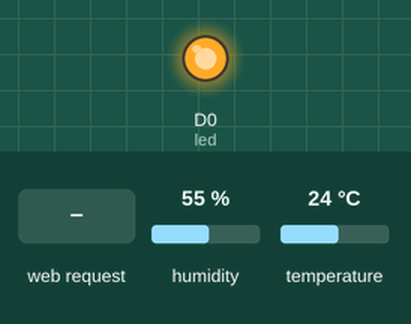
This sketch was run on a simulated ESP8266 (NodeMCU). Shown: output pins drawn as LEDs (lit = HIGH). Inputs (shaded band) come from the test bench; at power-on: humidity 55 %, temperature 24 °C. WiFi joins after 1.5 s; servers stay silent unless stated; what the sketch prints to the serial monitor is not drawn.

Above: at 2.7 s.
2.8 s: HTTP request GET /ledOn received
At 3.6 s:
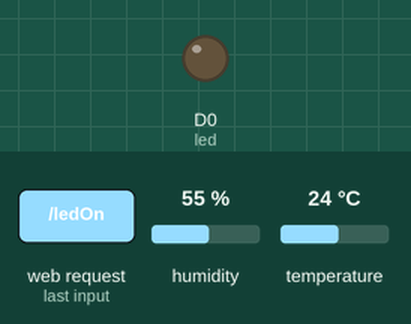
4.3 s: HTTP request GET /ledOff received
At 4.7 s:
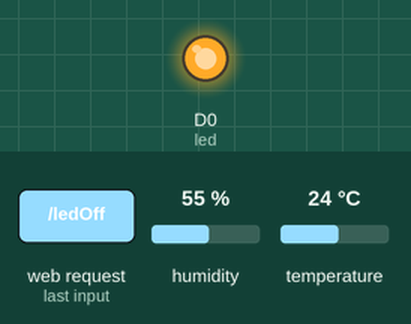
Timing chart, 0 to 7.3 s (numbered marks = the images above; inputs shaded):
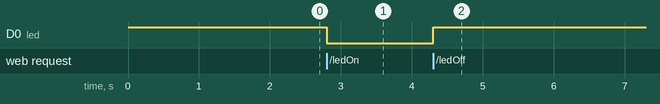

The sketch:

webs.ino
```cpp
#include <ESP8266WiFi.h>
#include <WiFiClient.h>
#include <ESP8266WebServer.h>
#include <ESP8266mDNS.h>
#include <SPI.h>
#include <SD.h>
#include "DHT.h"

const char *ssid = "Isi SSID Wifi Anda";
const char *password = "Isi Passwd Wifi Anda";

ESP8266WebServer server ( 80 );

// Setting Pin DHT dan Type DHT
DHT dht(D2, DHT11);

//Led Default/Bawaan ESP8266 V2
const int led = D0;

// Rata-rata pembacaan sensor DHT
float avgH;
float avgT;
float avgHif;

unsigned long lmil = 0;
const char main_page[] = R"=====(
<html>
  <head>
    <link rel="stylesheet" href="https://www.w3schools.com/w3css/4/w3.css">
    <meta name="viewport" content="width=device-width, initial-scale=1">
    <script src="https://code.highcharts.com/highcharts.js"></script>
    <title>ESP8266 DHT11 Monitor</title>
    <style>
      body { background-color: #D0D0D0; font-family: Arial, Helvetica, Sans-Serif; Color: #000088; }
    </style>
  </head>
  <body>
    <h4 id="time_hw" style="background-color: #008CBA;padding:5px;margin:2px;border-radius:5px;display: inline-block;color:#ffffff">HardWare Uptime : </h4><br>
    <div id="stattemp"></div>
    <div class="w3-light-grey">
      <div id="tempbar" class="w3-green w3-round-large w3-center" style="height:24px;width:0"></div>
    </div>
    <div id="stathum"></div>
    <div class="w3-light-grey">
      <div id="humbar" class="w3-blue w3-round-large w3-center" style="height:24px;width:0"></div>
    </div>
    <div id="statHif"></div>
    <div class="w3-light-grey">
      <div id="hifbar" class="w3-red w3-round-large w3-center" style="height:24px;width:0"></div>
    </div>
    <button id="btnclk" onclick="ledset(1)"  style="margin:5px;margin-left:10px">Led On</button>
    <button id="btnclk" onclick="ledset(0)"  style="margin:5px;margin-left:10px">Led Off</button>
    <p id="ledStatus" style="margin:10px">Led Status : OFF</p><br>

    <script>
       Highcharts.setOptions({
          global:{
            useUTC:false,
            timezone:"Asia/Jakarta",
            timezoneOffset:"+7"
         }
       })

      function ledset(code) {
        var xhttp = new XMLHttpRequest();
        xhttp.onreadystatechange = function() {
          if (this.readyState == 4 && this.status == 200) {
            document.getElementById("ledStatus").innerHTML = xhttp.responseText;
          }
        }
        if (code == 1){
          xhttp.open("GET", "ledOn", true);
        }
        else if (code == 0){
          xhttp.open("GET", "ledOff", true);
        }
        else{
          xhttp.open("GET", "ledOff", true);
        }

        xhttp.send();
      };

      var graphHif = new Highcharts.Chart({
        chart:{ renderTo : 'statHif',
                height : "40%"
                },
        title: { text: 'Heat Temperature Index' },
        series: [{
          showInLegend: false,
          data: []
        }],
        plotOptions: {
          line: { animation: false,
            dataLabels: { enabled: true }
          },
          series: { color: '#FF0009' }
        },
        xAxis: { type: 'datetime',
          dateTimeLabelFormats: { second: '%H:%M:%S' }
        },
        yAxis: {
          title: { text: 'Temperature (Celsius)' }
        },
        credits: { enabled: false }
      });

      var graphH = new Highcharts.Chart({
        chart:{ renderTo : 'stathum',
                height: "40%" },
        title: { text: 'DHT11 Humidity' },
        series: [{
          showInLegend: false,
          data: []
        }],
        plotOptions: {
          line: { animation: false,
            dataLabels: { enabled: true }
          },
          series: { color: '#059e8a' }
        },
        xAxis: { type: 'datetime',
          dateTimeLabelFormats: { second: '%H:%M:%S' }
        },
        yAxis: {
          title: { text: 'Humidity (%)' }
        },
        credits: { enabled: false }
      });

      var graphT = new Highcharts.Chart({
        chart:{ renderTo : 'stattemp' ,
                height: "40%"
                },
        title: { text: 'DHT11 Temperature' },
        series: [{
          showInLegend: false,
          data: []
        }],
        plotOptions: {
          line: { animation: false,
            dataLabels: { enabled: true }
          },
          series: { color: '#10B000' }
        },
        xAxis: { type: 'datetime',
          dateTimeLabelFormats: { second: '%H:%M:%S' }
        },
        yAxis: {
          title: { text: 'Temperature (Celsius)' }
        },
        credits: { enabled: false }
      });

      setInterval(function ( ) {
        var xhttp = new XMLHttpRequest();
        xhttp.onreadystatechange = function() {
          if (this.readyState == 4 && this.status == 200) {
            var jsn = JSON.parse(this.responseText);
            var x = (new Date()).getTime();

            document.getElementById("time_hw").innerHTML = "HardWare UpTime : " + jsn.UpTime[0] + " : " + jsn.UpTime[1] + " : " + jsn.UpTime[2];
            document.getElementById("tempbar").innerHTML = jsn.Temp + "%";
            document.getElementById("tempbar").style.width = jsn.Temp * 2+ "%";
            document.getElementById("humbar").style.width = jsn.Hum +"%";
            document.getElementById("humbar").innerHTML = jsn.Hum + "%";
            document.getElementById("hifbar").innerHTML = jsn.Hif + "%";
            document.getElementById("hifbar").style.width = jsn.Hif * 2+ "%";


            var a = parseFloat(jsn.Temp);
            if (graphT.series[0].data.length > 40){
              graphT.series[0].addPoint([x, a], true, true, true);
            } else {
              graphT.series[0].addPoint([x, a], true, false, true);
            }

            b = parseFloat(jsn.Hum);
            if(graphH.series[0].data.length > 40) {
              graphH.series[0].addPoint([x, b], true, true, true);
            } else {
              graphH.series[0].addPoint([x, b], true, false, true);
            }

            var c = parseFloat(jsn.Hif);
            if (graphHif.series[0].data.length > 40){
              graphHif.series[0].addPoint([x, c], true, true, true);
            } else {
              graphHif.series[0].addPoint([x, c], true, false, true);
            }
          }
        };
        xhttp.open("GET", "/data", true);
        xhttp.send();
      }, 5000 ) ;
    </script>
  </body>
</html>
)=====";

void handleRoot() {
	server.send ( 200, "text/html", String(main_page) );
}

void handleNotFound() {
	String message = "File Not Found\n\n";
	message += "URI: ";
	message += server.uri();
	message += "\nMethod: ";
	message += ( server.method() == HTTP_GET ) ? "GET" : "POST";
	message += "\nArguments: ";
	message += server.args();
	message += "\n";

	for ( uint8_t i = 0; i < server.args(); i++ ) {
		message += " " + server.argName ( i ) + ": " + server.arg ( i ) + "\n";
	}

	server.send ( 404, "text/plain", message );
}

void handleOn(){
  digitalWrite(led, 0);
  server.send ( 200, "text/plain", "Led Status : ON");
}

void handleOff(){
  digitalWrite(led, 1);
  server.send ( 200, "text/plain", "Led Status : OFF");
}

void avgData(){
  unsigned long mil = millis();

  // Pengambilan data setiap 2,1 detik. data yang dikirimkan adalah rata rata dari 2 sampel
  if (mil - lmil > 2100){
    float h1 = dht.readHumidity();
    float t1 = dht.readTemperature();
    float hif1 = dht.computeHeatIndex(t1, h1, false);
    if (mil - lmil > 4200){
      float h2 = dht.readHumidity();
      float t2 = dht.readTemperature();
      float hif2 = dht.computeHeatIndex(t2, h2, false);

      if (!isnan(h1) || !isnan(t1) || !isnan(h2) || !isnan(t2)){
        avgH = (h1 + h2) / 2;
        avgT = (t1 + t2) / 2;
        avgHif = (hif1 + hif2) / 2;
      }
      lmil = mil;
    }
  }
}

void handleJson(){
  int sec = millis() / 1000;
  int min = sec / 60;
  int hr = min / 60;

  String Jsondata = "";

   // Disini saya sengaja tidak menggunakan library JSON, karena saya berfikir itu sangat over power.
  Jsondata += "{";
  Jsondata += "\"UpTime\":[\"";
  Jsondata += hr;
  Jsondata += "\",\"";
  Jsondata += min % 60;
  Jsondata += "\",\"";
  Jsondata += sec % 60;
  Jsondata += "\"]";

  if (!isnan(avgH) || !isnan(avgT)) {
    Jsondata += ",\"Hum\":\"";
    Jsondata += avgH;
    Jsondata += "\",\"Temp\":\"";
    Jsondata += avgT;
    Jsondata += "\", \"Hif\":\"";
    Jsondata += avgHif;
    Jsondata += "\"";
  }
  Jsondata += "}";

  server.send(200, "application/json", Jsondata);
}

void setup ( void ) {
	pinMode ( led, OUTPUT );
	digitalWrite ( led, 1 );
	Serial.begin ( 115200 );
  dht.begin();

	WiFi.begin ( ssid, password );
	Serial.print ( "\n\nConnecting To " );
  Serial.print (ssid);
	while ( WiFi.status() != WL_CONNECTED ) {
		delay ( 500 );
		Serial.print ( "." );
	}

	Serial.println ( "" );
	Serial.print ( "Connected to " );
	Serial.println ( ssid );
	Serial.print ( "IP address: " );
	Serial.println ( WiFi.localIP() );

	if ( MDNS.begin ( "esp8266" ) ) {
		Serial.println ( "MDNS responder started" );
	}

	server.on ( "/", handleRoot );
  server.on ( "/ledOn", HTTP_GET, handleOn);
  server.on ( "/ledOff", HTTP_GET, handleOff);
  server.on ( "/data", HTTP_GET, handleJson);
	server.onNotFound ( handleNotFound );
	server.begin();
  Serial.println ( "HTTP server started" );
}

void loop ( void ) {
	server.handleClient();
  avgData();
}
```

Measured:
- after the input at 2.8 s, D0 (led): HIGH → LOW at once
- after the input at 4.3 s, D0 (led): LOW → HIGH at once
